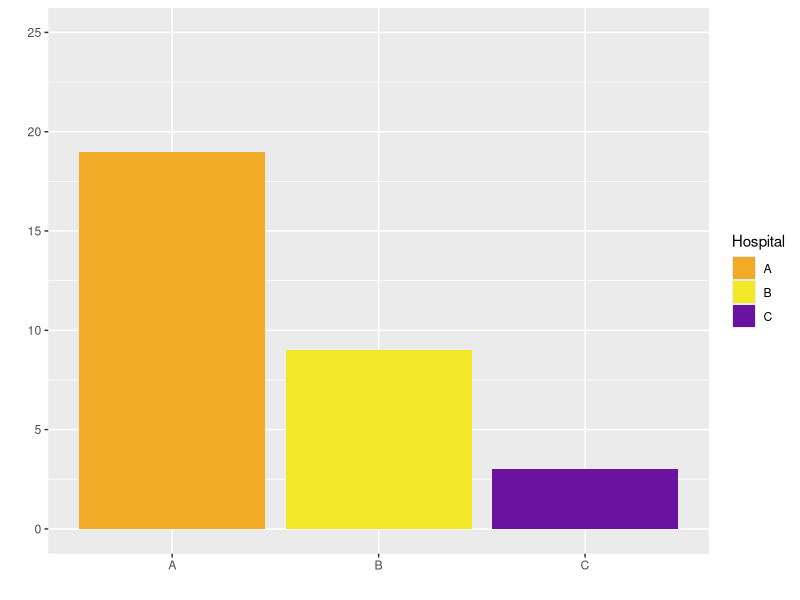

Reproduce this figure in R.
setwd("~/Desktop/pretermCP/Analysis-Rev1/Figure3/")
library(tidyverse)
library(ggpubr)

# plot bar chart first then convert - this is the usual way
HospitalPalette <- c("A"="#f2ab27",
                        "B"="#f2e827",
                        "C"="#6a13a1",
                        "D"="#de27f2",
                        "E"="#323835"
)

data <- read.csv("longitudinal_strain_hospital.csv", header = TRUE, stringsAsFactors = TRUE)
head(data)

bc3 <- ggplot(data, aes(x=Hospital, y=Value, fill=Hospital),position_stack(reverse = TRUE))+
  scale_fill_manual(values =HospitalPalette)+
  geom_bar(stat = "identity")+
  ylab("") + xlab("")+
  scale_y_continuous(breaks=c(0,5,10,15,20,25), limits=c(0,25)) 
#  theme(axis.text.x=element_blank())
#         axis.ticks.x=element_blank())
bc3
